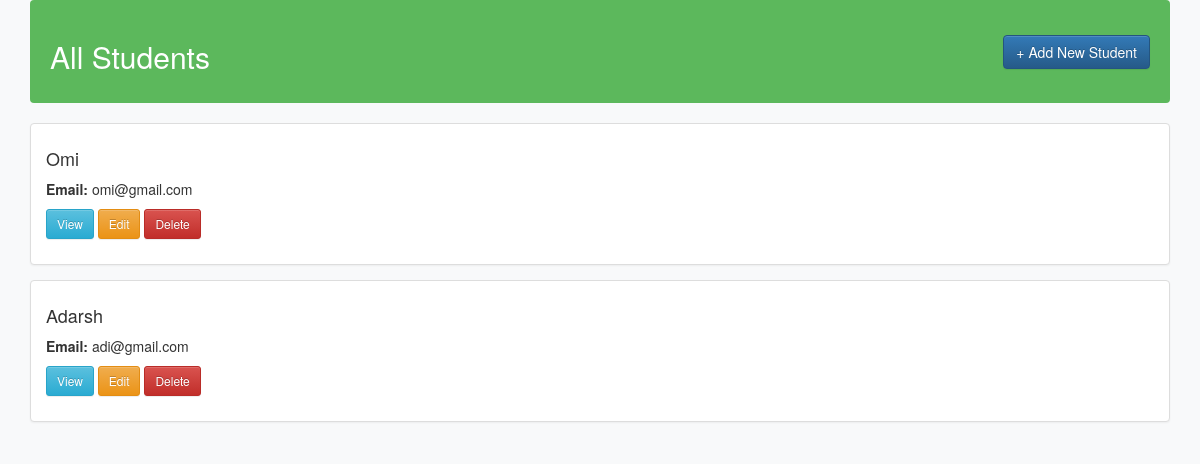
Page /student/student_dashboard/ on the earlier database version.
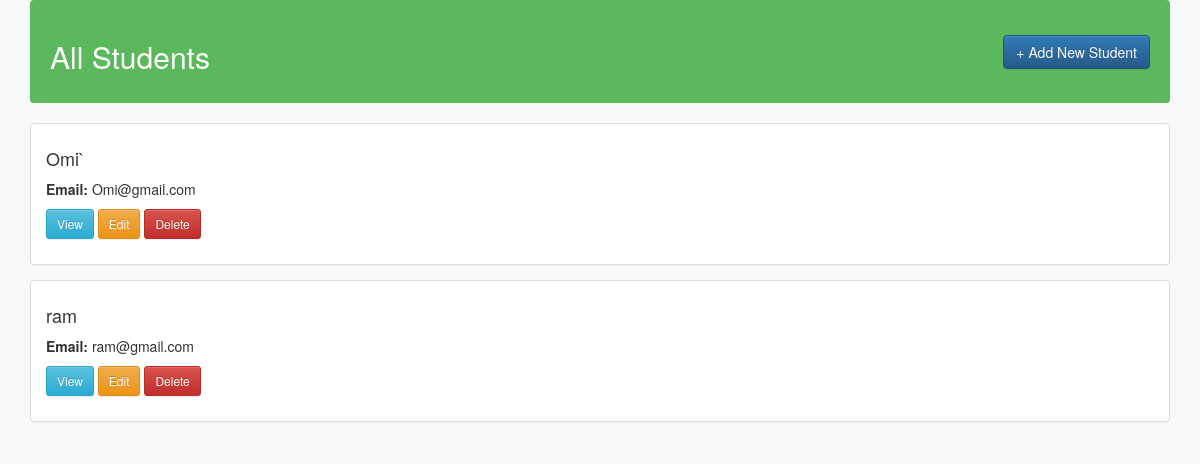
Same page on the later database version.
### students/models.py (models this page shows, shortened)
class Student(models.Model):
    name = models.CharField(max_length=100)
    email = models.EmailField(unique=True)
    age = models.IntegerField()
    bio = models.TextField(blank=True)
    is_verified = models.BooleanField(default=False)
    joined_on = models.DateTimeField(auto_now_add=True)
    enrolled_courses = models.ManyToManyField(Course)

### students/views.py (the view)
# urls.py: path("student_dashboard/", views.StudentDashboard, name="student_dashboard"),
def StudentDashboard(request):
    students = Student.objects.all()
    return render(request,'students/student_list.html',context={'peoples':students})

### students/templates/students/student_list.html (shortened to what this page needs)
<!DOCTYPE html>
{% load static %}
<html lang="en">
  <head>
    <link rel="stylesheet" href="https://cdn.jsdelivr.net/npm/bootstrap@3.4.1/dist/css/bootstrap.min.css">
    <link rel="stylesheet" href="https://cdn.jsdelivr.net/npm/bootstrap@3.4.1/dist/css/bootstrap-theme.min.css">
  </head>
  <body>
    <div class="container">
      <div class="header clearfix">
        <div class="pull-left">
          <h2>All Students</h2>
        </div>
        <div class="pull-right" style="margin-top: 15px;">
          <a class="btn btn-primary" href="{% url 'student_create' %}">
            + Add New Student
          </a>
        </div>
      </div>
      <div>
        {% for student in peoples %}
          <div class="panel panel-default student-card">
            <div class="panel-body">
              <h4>{{ student.name }}</h4>
              <p><strong>Email:</strong> {{ student.email }}</p>
              <p>
                <a class="btn btn-info btn-sm" href="{% url 'student_detail' student.pk %}">View</a>
                <a class="btn btn-warning btn-sm" href="{% url 'student_update' student.pk %}">Edit</a>
                <a class="btn btn-danger btn-sm" href="{% url 'student_delete' student.pk %}">Delete</a>
              </p>
            </div>
          </div>
        {% empty %}
          <p>No students found.</p>
        {% endfor %}
      </div>
    </div>
  </body>
</html>

Differences in the rows shown:
removed Student: name "Omi", email "omi@gmail.com"
removed Student: name "Adarsh", email "adi@gmail.com"
added Student: name "Omi`", email "Omi@gmail.com"
added Student: name "ram", email "ram@gmail.com"
